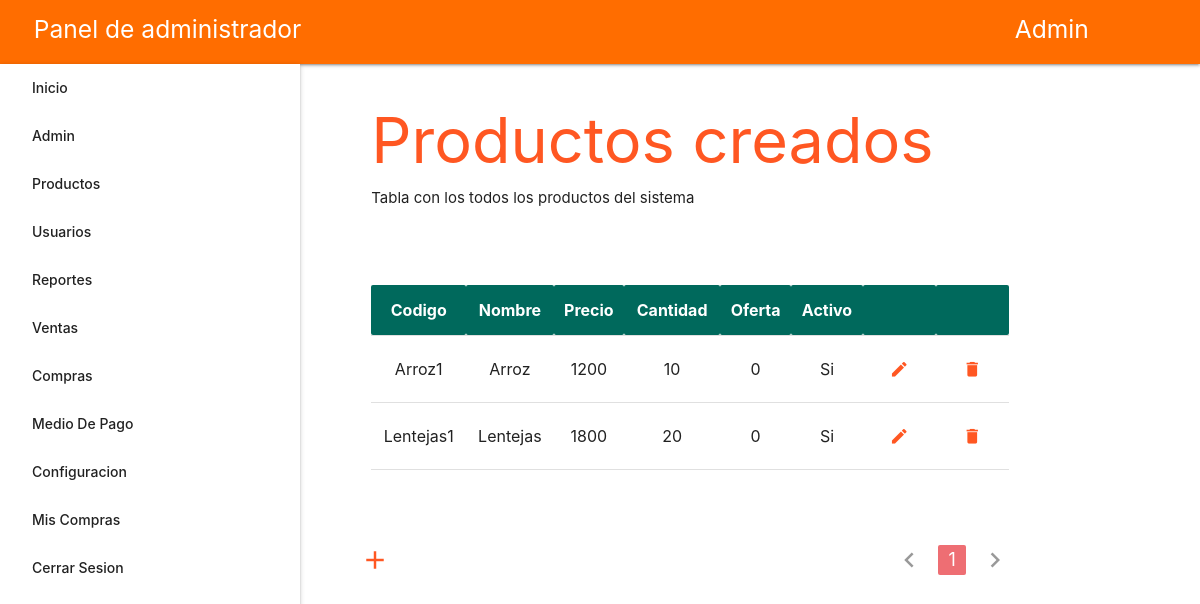
/controladores/ProductosControlador.php?action=todos (signed in), run on the app's committed database.
### tables this page shows
CREATE TABLE `productos` (
  `id` int(10) UNSIGNED NOT NULL,
  `codigo` varchar(80) NOT NULL,
  `nombre` varchar(100) NOT NULL,
  `precio` int(11) NOT NULL,
  `cantidad` int(11) NOT NULL,
  `oferta` int(11) NOT NULL,
  `tamano` varchar(100) NOT NULL,
  `tipo_producto` varchar(100) NOT NULL,
  `imagen` varchar(150) NOT NULL,
  `activo` tinyint(1) NOT NULL
);

### configuracion/conexion_db.php (called while the page is built, shortened)
<?php
class Conexion{
    function __construct(){
        $this->conn = new mysqli(servidor, servidor_nombre, servidor_contra, servidor_base_datos);
    }
}
?>

### modelos/Producto.php (called while the page is built, shortened)
<?php
require_once '../configuracion/conexion_db.php';
class Producto {
    protected static $tablaConsulta = 'productos';
    public static function todos()
    {
        $lista_productos = [];
        $conexion = new Conexion;
        $resultado = $conexion->conn->query('SELECT * FROM ' . static::$tablaConsulta);
        while ( $producto = $resultado->fetch_assoc() ) {
            $productoTemporal = new Producto();
            $productoTemporal->id 	 	      = $producto['id'];
            $productoTemporal->activo 	      = $producto['activo'];
            $productoTemporal->codigo	      = $producto['codigo'];
            $productoTemporal->imagen 	      = $producto['imagen'];
            $productoTemporal->nombre 	      = $producto['nombre'];
            $productoTemporal->oferta         = $producto['oferta'];
            $productoTemporal->precio 	      = $producto['precio'];
            $productoTemporal->tamano	      = $producto['tamano'];
            $productoTemporal->tipo_producto  = $producto['tipo_producto'];
            $productoTemporal->cantidad	      = $producto['cantidad'];
            $lista_productos[] = $productoTemporal;
        }
        return $lista_productos;
    }
};
?>

### vistas/productos/index.php (the view, shortened to what this page needs)
<html lang="en">
<head>
    <?php include_once '../vistas/includes/estilos.php'; ?>
</head>
<body>
    <?php include '../vistas/includes/nav.php'; ?>
    <main class="container">
        <div class="row">
            <div class="col s12">
                <h1 style="margin-bottom: .8rem;" class="deep-orange-text">Productos creados</h1>
            </div>
            <div class="col s12">
                <p style="margin-top: 0;">Tabla con los todos los productos del sistema</p>
            </div>
        </div>
        <div class="row" style="margin-top: 4rem;">
            <div class="col s12">
                <?php if($productos != null) : ?>
                <table class="responsive-table centered">
                    <thead class="teal darken-3 white-text">
                        <th>Codigo</th>
                        <th>Nombre</th>
                        <th>Precio</th>
                        <th>Cantidad</th>
                        <th>Oferta</th>
                        <th>Activo</th>
                        <th></th>
                        <th></th>
                    </thead>
                    <tbody id="tablaProductos">
                        <?php foreach ($productos as $key => $producto) : ?>
                            <tr>
                                <td data-nombre-producto="<?php echo $producto->nombre ?>"> <?php echo $producto->codigo ?> </td>
                                <td> <?php echo $producto->nombre ?> </td>
                                <td> <?php echo $producto->precio ?> </td>
                                <td> <?php echo $producto->cantidad ?> </td>
                                <td> <?php echo $producto->oferta ?> </td>
                                <td> <?php echo ($producto->activo == 0) ? 'No' : 'Si' ?> </td>
                                <td>
                                    <a href="<?php echo ruta . '/productos/actualizar/' . $producto->id ?>" class="waves-effect waves-light btn-flat"><i class="material-icons" style="color: #ff5722;">create</i></a>
                                </td>
                                <td>
                                    <button class="waves-effect waves-light btn-flat"><i class="material-icons" style="color: #ff5722;">delete</i></button>
                                </td>
                            </tr>
                        <?php endforeach ?>
                    </tbody>
                </table>
                <?php else: ?>
                    <div class="alerta alerta-teal-darken-3" >No hay productos</div>
                <?php endif ?>
            </div>
        </div>
        <div class="mt-16 flex justify-between flex-wrap" >
            <div class="col s12 l5 flex items-center" >
                <a href="<?php echo ruta . '/productos/crear' ?>" class="waves-effect waves-light">
                    <i class="material-icons Small" style="color: #ff5722;">add</i>
                </a>
            </div>
            <div class="col s12 l7 mt-6 sm:mt-0" >
                <ul class="pagination">
                    <?php if ($pagina != 1): ?>
                        <li class="waves-effect">
                            <a href="<?php echo htmlspecialchars(ruta . '/productos/pagina/' . ($pagina-1) ) ?>">
                                <i class="material-icons">chevron_left</i>
                            </a>
                        </li>
                    <?php else: ?>
                        <li class="disabled"><a>
                            <i class="material-icons">chevron_left</i></a>
                        </li>
                    <?php endif; ?>
                    <?php for ($i = 1; $i <= $cantidadDePaginas; $i++): ?>
                        <?php if ($pagina == $i): ?>
                            <li class="active">
                                <a href="<?php echo htmlspecialchars(ruta . "/productos/pagina/$i") ?>"><?php echo $i ?></a>
                            </li>
                        <?php else: ?>
                            <li class="waves-effect">
                                <a href="<?php echo htmlspecialchars(ruta . "/productos/pagina/$i") ?>"><?php echo $i ?></a>
                            </li>
                        <?php endif; ?>
                    <?php endfor; ?>
                    <?php if ($cantidadDePaginas == $pagina): ?>
                        <li class="disabled"><a>
                            <i class="material-icons">chevron_right</i></a>
                        </li>
                    <?php endif; ?>
                </ul>
            </div>
        </div>
    </main>
</body>
</html>

### public/css/tema.css (style rules this page uses)
header, main, footer { padding-left: 180px; }

### data on the page
productos: codigo "Arroz1", nombre "Arroz", precio "1200", cantidad "10", oferta "0", activo "Si"
productos: codigo "Lentejas1", nombre "Lentejas", precio "1800", cantidad "20", oferta "0", activo "Si"

### other printed values
$admin->nombre "Admin"
